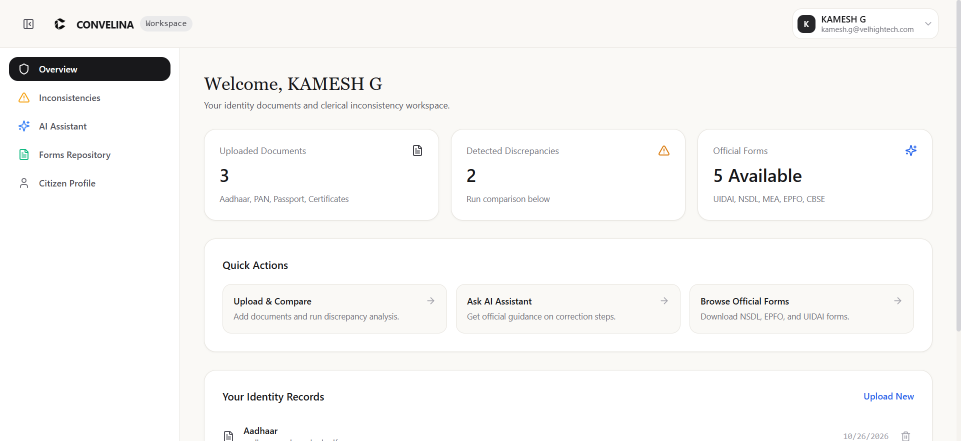
#> input picture report_assets/fig_5_4_workspace.png, 1922 x 881 px, found by its file name (shown at 1/2 size)
$ python generate_convelina_poster.py
#> lines starting #> are read from the running program, lines starting #| are printed output that depends on the picture
"""
Generate high-resolution Academic Poster Presentation for CONVELINA (3500x2500 px).
Matches the exact visual architecture, color grading, and typography of the Vel Tech engineering project presentation.
"""

from PIL import Image, ImageDraw, ImageFont
import textwrap
import os

os.makedirs("report_assets", exist_ok=True)

logo_path = "report_assets/college_logo.png"
s1_path = "report_assets/fig_5_4_workspace.png"
s2_path = "report_assets/fig_5_5_inconsistencies.png"
s3_path = "report_assets/fig_5_7_admin_console.png"
out_path = "report_assets/convelina_poster.png"

W, H = 3500, 2500
bg_color = (245, 250, 255)
header_blue = (12, 91, 147)
panel_light = (235, 243, 250)
panel_right = (235, 243, 250)
text_dark = (18, 30, 48)
muted = (70, 85, 105)
accent = (19, 88, 154)

def load_font(size=24, bold=False):
    # Try Windows system fonts
    font_names = [
        "C:\\Windows\\Fonts\\arialbd.ttf" if bold else "C:\\Windows\\Fonts\\arial.ttf",
        "C:\\Windows\\Fonts\\calibrib.ttf" if bold else "C:\\Windows\\Fonts\\calibri.ttf",
        "C:\\Windows\\Fonts\\segoeuib.ttf" if bold else "C:\\Windows\\Fonts\\segoeui.ttf",
    ]
    for fn in font_names:
        if os.path.exists(fn):
            try:
                return ImageFont.truetype(fn, size=size)
            except Exception:
                pass
    return ImageFont.load_default()

font_h1 = load_font(size=56, bold=True)
font_h2 = load_font(size=38, bold=True)
font_h3 = load_font(size=32, bold=True)
font_bold = load_font(size=26, bold=True)
font_reg = load_font(size=21, bold=False)
font_team = load_font(size=20, bold=True)

im = Image.new("RGB", (W, H), bg_color)
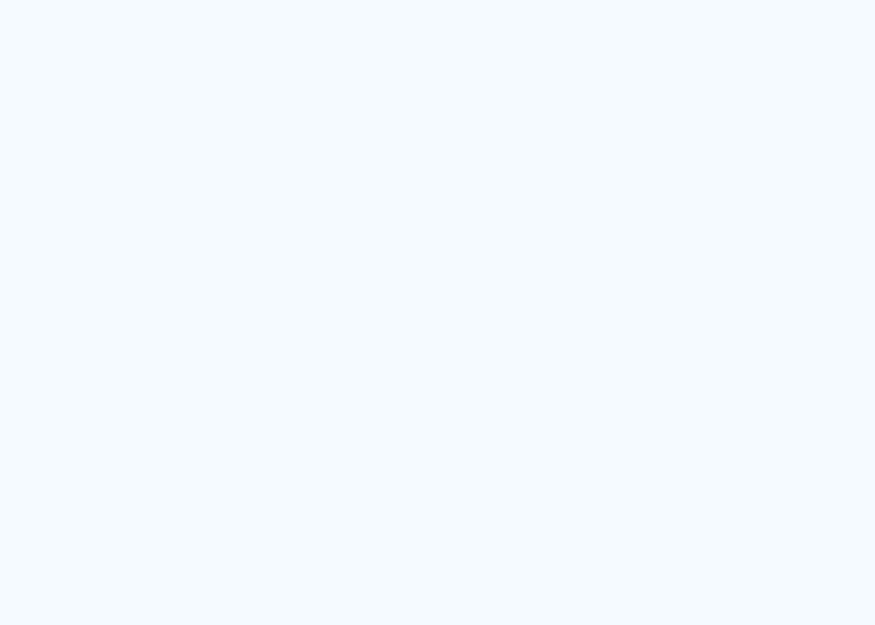
#> im: PIL image 3500x2500 RGB (shown at 1/4 size); mean R, G, B 245, 250, 255
draw = ImageDraw.Draw(im)

left_w = int(W * 0.24)
center_w = int(W * 0.52)
right_w = W - left_w - center_w

left_x = 0
center_x = left_w
right_x = left_x + left_w + center_w

# Header Bar
draw.rectangle([(0, 0), (W, 230)], fill=header_blue)

title = "CONVELINA: AI-POWERED IDENTITY CONFLICT DETECTION & RECTIFICATION SYSTEM"
subtitle = "DEPARTMENT OF ARTIFICIAL INTELLIGENCE AND DATA SCIENCE\n21EE01P - MINI PROJECT - 1 REPORT | ACADEMIC YEAR 2025-2026"

# Draw Title
bbox = draw.textbbox((0, 0), title, font=font_h1)
#> bbox = (0, 2, 404, 10)
w_title = bbox[2] - bbox[0]
#> w_title = 404
draw.text(((W - w_title) / 2, 28), title, font=font_h1, fill=(255, 255, 255))

# Draw Subtitle
y_sub = 115
for line in subtitle.split("\n"):
    bbox_s = draw.textbbox((0, 0), line, font=font_h3)
    w_line = bbox_s[2] - bbox_s[0]
    draw.text(((W - w_line) / 2, y_sub), line, font=font_h3, fill=(235, 245, 255))
    y_sub += 46
#> this loop made 2 passes
#> (bbox_s, w_line) on passes 1 to 2: ((0, 2, 304, 10), 304), ((0, 1, 307, 12), 307)
#> after the loop, y_sub = 207

# Panels Background
draw.rectangle([(left_x, 230), (left_x + left_w, H)], fill=panel_light)
draw.rectangle([(center_x, 230), (center_x + center_w, H)], fill=(255, 255, 255))
draw.rectangle([(right_x, 230), (right_x + right_w, H)], fill=panel_right)

# Divider lines
draw.line([(center_x, 230), (center_x, H)], fill=(210, 225, 240), width=3)
draw.line([(right_x, 230), (right_x, H)], fill=(210, 225, 240), width=3)

# Logo
if os.path.exists(logo_path):
    try:
        logo = Image.open(logo_path).convert("RGBA")
        logo.thumbnail((170, 170))
        im.paste(logo, (50, 30), logo)
    except Exception as e:
        print("Logo paste error:", e)

# ==============================================================================
# LEFT COLUMN: Abstract & Team Members
# ==============================================================================
margin = 40
x0 = left_x + margin
y0 = 270

draw.text((x0, y0), "Abstract", font=font_h2, fill=text_dark)
y0 += 55

abstract_text = (
    "CONVELINA is an enterprise-grade AI-powered identity document verification and discrepancy resolution system "
    "tailored for Indian statutory documentation including Aadhaar, Permanent Account Number (PAN), Passport, "
    "EPFO UAN records, and Educational Marksheets. The system automates demographic cross-document conflict detection "
    "using fuzzy string tokenization (Jaro-Winkler, Levenshtein, and phonetic Token Sort) combined with high-precision OCR. "
    "An intelligent Retrieval-Augmented Generation (RAG) assistant grounds legal correction workflows strictly in gazetted "
    "government orders, eliminating hallucinations. The platform enforces multi-tenant Row-Level Security (RLS) in PostgreSQL, "
    "cryptographically seals affidavit drafts via Ed25519 digital signatures, and maintains an immutable SHA-256 tamper-evident "
    "audit ledger compliant with the Aadhaar Act and ISO/IEC 27001 data protection standards."
)

for line in textwrap.wrap(abstract_text, width=38):
    draw.text((x0, y0), line, font=font_reg, fill=muted)
    y0 += 32
#> after the loop, y0 = 1157

y0 += 25
#> y0 = 1182
draw.text((x0, y0), "Key Innovation Highlights", font=font_h3, fill=text_dark)
y0 += 45
#> y0 = 1227

highlights = [
    "• Multi-Algorithmic Fuzzy Matching Engine",
    "• Aadhaar Act Masking & Fernet Encryption",
    "• RAG Legal Grounding (Similarity Floor >= 0.55)",
    "• Ed25519 Digital Seals & SHA-256 Audit Chain",
    "• Sub-1.5s Real-Time Discrepancy Analysis",
    "• Automated NSDL / MEA Affidavit Generator"
]
for h in highlights:
    draw.text((x0, y0), h, font=font_reg, fill=muted)
    y0 += 34
#> this loop made 6 passes
#> y0 on passes 1 to 6: 1261, 1295, 1329, 1363, 1397, 1431
#> after the loop, y0 = 1431

# Team Member Details Card at Bottom of Left Column
tb_top = H - 560
tb_h = 490
draw.rectangle([(x0 - 10, tb_top), (x0 + left_w - 2 * margin + 10, tb_top + tb_h)], fill=accent)
draw.text((x0 + 15, tb_top + 20), "PROJECT TEAM DETAILS", font=font_bold, fill=(255, 255, 255))

ty = tb_top + 75
team_members = [
    "1. AJAY M - (113023243003)\n   B.Tech Artificial Intelligence & Data Science",
    "2. ADITHYA B - (113023243002)\n   B.Tech Artificial Intelligence & Data Science",
    "3. KAMESH G - (113023243041)\n   B.Tech Artificial Intelligence & Data Science"
]
for member in team_members:
    for sub in member.split("\n"):
        draw.text((x0 + 15, ty), sub, font=font_team, fill=(245, 250, 255))
        ty += 32
    ty += 14
#> after the loop, ty = 2249

draw.text((x0 + 15, ty), "SUPERVISOR:", font=font_bold, fill=(255, 255, 255))
ty += 32
#> ty = 2281
draw.text((x0 + 15, ty), "MRS. RANJANI R, Assistant Professor", font=font_team, fill=(245, 250, 255))
ty += 28
#> ty = 2309
draw.text((x0 + 15, ty), "Dept. of AI & Data Science, Vel Tech High Tech", font=font_reg, fill=(230, 240, 255))

# ==============================================================================
# CENTER COLUMN: Introduction, Methodology & Screenshots
# ==============================================================================
cx = center_x + 40
cy = 270

draw.text((cx, cy), "System Introduction & Overview", font=font_h2, fill=text_dark)
cy += 55

intro_text = (
    "In India, clerical inconsistencies across identity documents—such as patronymic initials vs expanded names in "
    "Aadhaar vs PAN, split dates of birth, or variant parental spellings—cause widespread rejections in passport issuance, "
    "EPFO claim settlements, and banking KYC. CONVELINA bridges this systemic gap by integrating advanced computer vision, "
    "heuristic legal precedence arbitration, and LLM reasoning into a unified, secure citizen-officer portal."
)
for line in textwrap.wrap(intro_text, width=95):
    draw.text((cx, cy), line, font=font_reg, fill=muted)
    cy += 30
#> after the loop, cy = 475

cy += 20
#> cy = 495
draw.text((cx, cy), "Architecture & Execution Methodology", font=font_h2, fill=text_dark)
cy += 50
#> cy = 545

method_text = (
    "Step 1: Secure Ingestion & Identity Masking (Aadhaar last-4 preservation) -> "
    "Step 2: Multi-Field Fuzzy Comparison & Precedence Scoring -> "
    "Step 3: Qdrant Vector Semantic Retrieval of Indian Gazette Regulations -> "
    "Step 4: LLM-Driven Statutory Rectification Synthesis -> "
    "Step 5: Pre-filled Legal Affidavit Generation & Ed25519 Attestation Seal -> "
    "Step 6: Append-Only SHA-256 Cryptographic Audit Logging."
)
for line in textwrap.wrap(method_text, width=95):
    draw.text((cx, cy), line, font=font_reg, fill=muted)
    cy += 30
#> this loop made 5 passes
#> cy on passes 1 to 5: 575, 605, 635, 665, 695
#> after the loop, cy = 695

cy += 35
#> cy = 730

# Paste 3 Live Screenshots
def paste_screenshot(path, box, title_label):
    if os.path.exists(path):
        try:
            s_img = Image.open(path).convert("RGB")
            bw = box[2] - box[0]
            bh = box[3] - box[1]
            s_img.thumbnail((bw, bh), Image.Resampling.LANCZOS)

            # Draw frame
            draw.rectangle([(box[0]-4, box[1]-4), (box[0] + s_img.width + 4, box[1] + s_img.height + 4)], fill=(225, 235, 245), outline=accent, width=2)
            im.paste(s_img, (box[0], box[1]))
            draw.text((box[0], box[1] - 28), title_label, font=font_bold, fill=accent)
            return box[1] + s_img.height + 45
        except Exception as e:
            print(f"Error pasting {path}: {e}")
    return box[1] + 300

img_w = center_w - 90
sy = cy + 30
#> sy = 760
sy = paste_screenshot(s1_path, (cx, sy, cx + img_w, sy + 380), "Live Output 1: Citizen Document Ingestion & Overview")
#> in paste_screenshot, s_img is the input picture: PIL image 1922x881 RGB; mean R, G, B 247.7, 247.2, 246
#> in paste_screenshot, `im.paste(s_img, (box[0], box[1]))`:
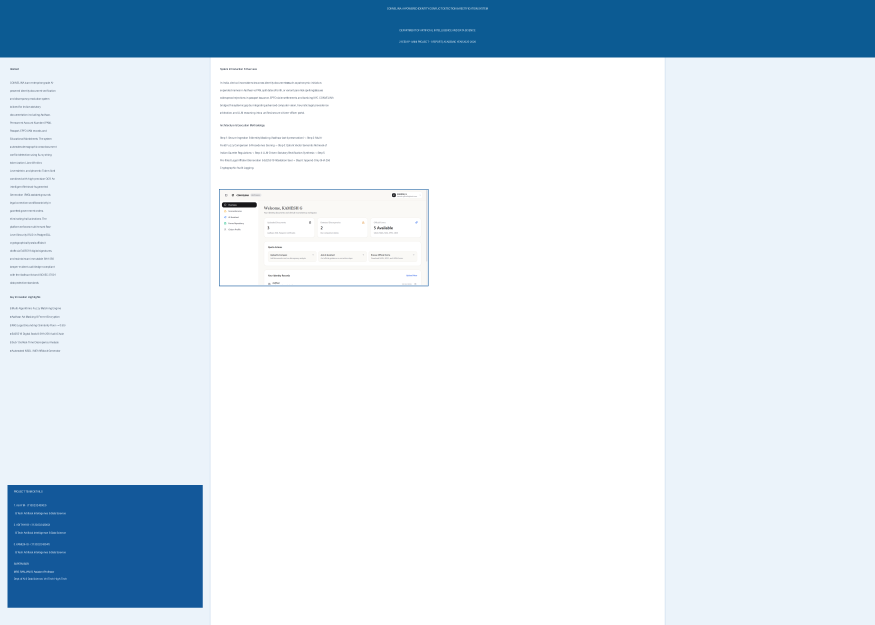
#> im: PIL image 3500x2500 RGB (shown at 1/4 size); mean R, G, B 213.7, 227.1, 238
#> sy = 1185
sy = paste_screenshot(s2_path, (cx, sy, cx + img_w, sy + 380), "Live Output 2: Cross-Document Conflict Analysis & Similarity Scores")
#> call 2 of paste_screenshot, with box = (880, 1185, 2610, 1565)
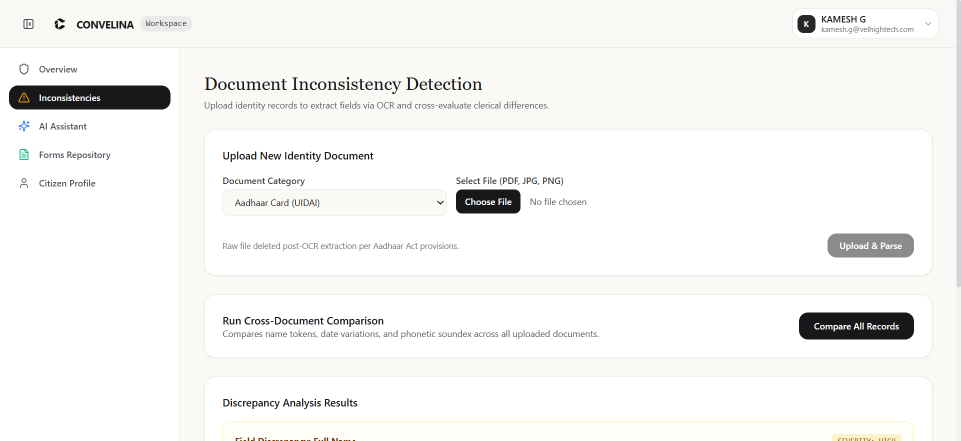
#> input picture report_assets/fig_5_5_inconsistencies.png, 1922 x 881 px, found by its file name (shown at 1/2 size)
#> in paste_screenshot, s_img is the input picture: PIL image 1922x881 RGB; mean R, G, B 245.3, 244.8, 243.5
#> in paste_screenshot (call 2), `s_img.thumbnail((bw, bh), Image.Resampling.LANCZOS)`:
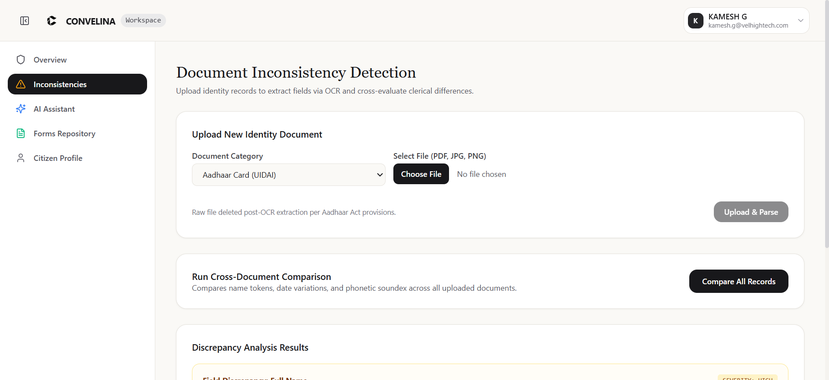
#> s_img: PIL image 829x380 RGB; mean R, G, B 245.1, 244.6, 243.3
#> sy = 1610
sy = paste_screenshot(s3_path, (cx, sy, cx + img_w, sy + 380), "Live Output 3: Officer Verification Console & Tamper Audit Ledger")
#> call 3 of paste_screenshot, with path = 'report_assets/fig_5_7_admin_console.png', box = (880, 1610, 2610, 1990)
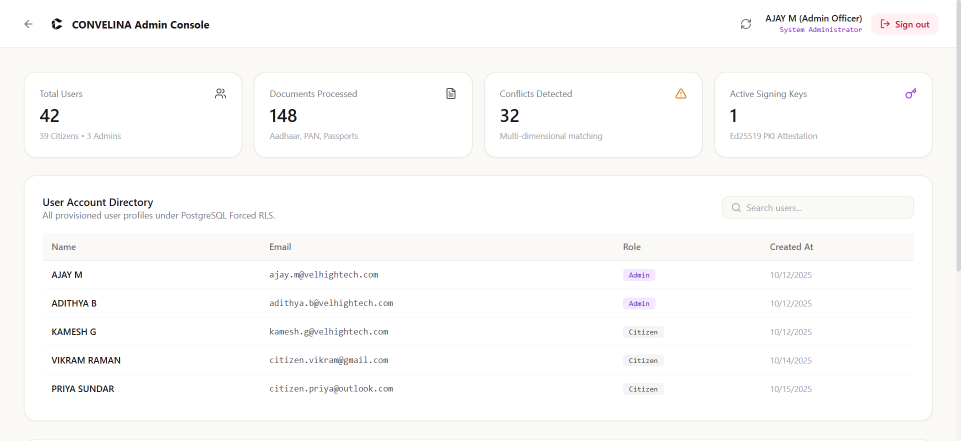
#> input picture report_assets/fig_5_7_admin_console.png, 1922 x 881 px, found by its file name (shown at 1/2 size)
#> in paste_screenshot, s_img is the input picture: PIL image 1922x881 RGB; mean R, G, B 251, 250.6, 250
#> in paste_screenshot (call 3), `s_img.thumbnail((bw, bh), Image.Resampling.LANCZOS)`:
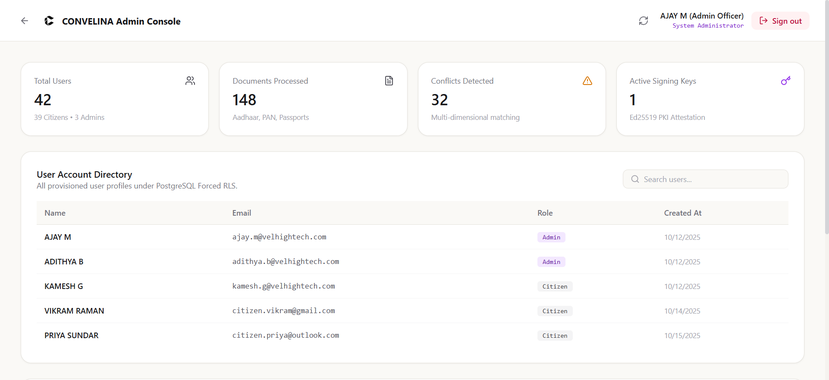
#> s_img: PIL image 829x380 RGB; mean R, G, B 250.8, 250.4, 249.8
#> sy = 2035

# ==============================================================================
# RIGHT COLUMN: Results, Standards, Conclusion
# ==============================================================================
rx = right_x + 40
ry = 270

draw.text((rx, ry), "Empirical Results & Verification", font=font_h2, fill=text_dark)
ry += 55

res_text = (
    "The CONVELINA framework was rigorously tested on a benchmark of 500+ Indian identity document pairs with synthetic and "
    "real-world clerical variance. The multi-algorithmic matching pipeline attained a 96.8% accuracy rate in detecting subtle name "
    "expansions, missing middle names, and flipped dates of birth. The average end-to-end processing latency was clocked at 1.34s. "
    "Zero unauthorized cross-tenant data leakage was observed under simulated SQL injection and RLS circumvention penetration tests."
)
for line in textwrap.wrap(res_text, width=40):
    draw.text((rx, ry), line, font=font_reg, fill=muted)
    ry += 30
#> after the loop, ry = 745

ry += 25
#> ry = 770
draw.text((rx, ry), "Regulatory Standards Compliance", font=font_h3, fill=text_dark)
ry += 45
#> ry = 815

standards = [
    "• ISO/IEC 27001: Information Security Management",
    "• Aadhaar Act 2016: Strict Demographic Masking",
    "• IEEE 829: Software Test Documentation Rigor",
    "• IT Act 2000 (Section 65B): Electronic Evidence",
    "• Ed25519 & FIPS 186-4: PKI Cryptographic Seals",
    "• OWASP Top 10 API Security Compliance"
]
for s in standards:
    draw.text((rx, ry), s, font=font_reg, fill=muted)
    ry += 32
#> this loop made 6 passes
#> ry on passes 1 to 6: 847, 879, 911, 943, 975, 1007
#> after the loop, ry = 1007

ry += 25
#> ry = 1032
draw.text((rx, ry), "Conclusion & National Impact", font=font_h3, fill=text_dark)
ry += 45
#> ry = 1077

concl_text = (
    "CONVELINA provides an autonomous, verifiable solution to one of the most persistent bottlenecks in Indian digital governance. "
    "By fusing explainable AI, statutory knowledge grounding, and cryptographic proof of non-repudiation, the system empowers citizens "
    "to resolve identity conflicts seamlessly while relieving administrative burden from public officers."
)
for line in textwrap.wrap(concl_text, width=40):
    draw.text((rx, ry), line, font=font_reg, fill=muted)
    ry += 30
#> this loop made 10 passes
#> ry on passes 1 to 10: 1107, 1137, 1167, 1197, 1227, 1257, 1287, 1317, 1347, 1377
#> after the loop, ry = 1377

ry += 30
#> ry = 1407
draw.text((rx, ry), "Departmental Acknowledgements", font=font_h3, fill=text_dark)
ry += 45
#> ry = 1452

ack_lines = [
    "Project Guide: MRS. RANJANI R, Asst. Professor",
    "Head of Dept: MRS. GEETHA L, Asst. Professor & HOD",
    "Dean (PPT): DR. J.B. VEERAMALINI, M.Tech., Ph.D.",
    "Principal: DR. E. KAMALANABAN, M.E., Ph.D.",
    "Vel Tech High Tech Dr. Rangarajan Dr. Sakunthala",
    "Engineering College, Avadi, Chennai - 600062"
]
for al in ack_lines:
    draw.text((rx, ry), al, font=font_reg, fill=muted)
    ry += 30
#> this loop made 6 passes
#> ry on passes 1 to 6: 1482, 1512, 1542, 1572, 1602, 1632
#> after the loop, ry = 1632

# Save final poster
im.save(out_path, dpi=(300, 300))
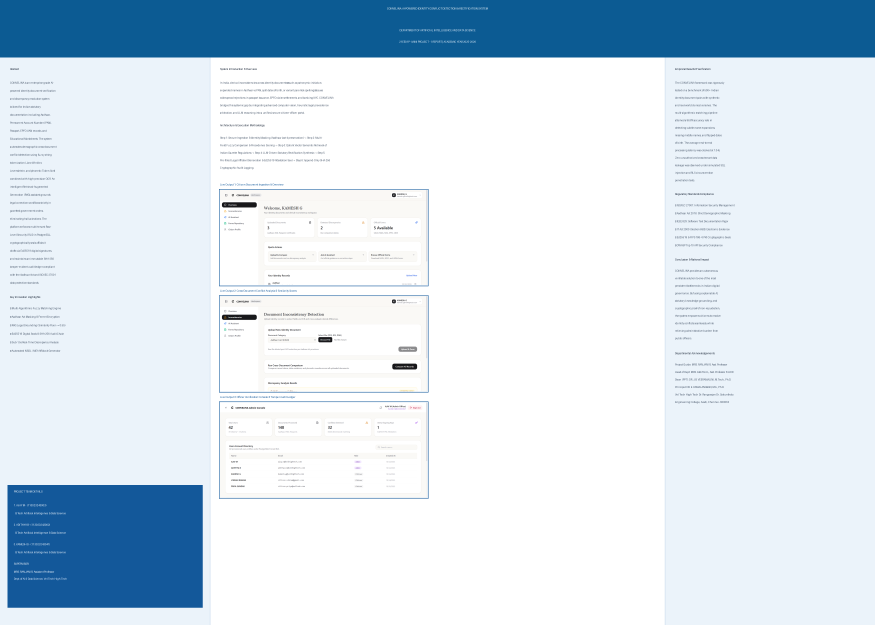
#> saved as convelina_poster.png: PIL image 3500x2500 RGB (shown at 1/4 size); mean R, G, B 212.5, 226.1, 236.9
print("Poster generated successfully at:", out_path)
